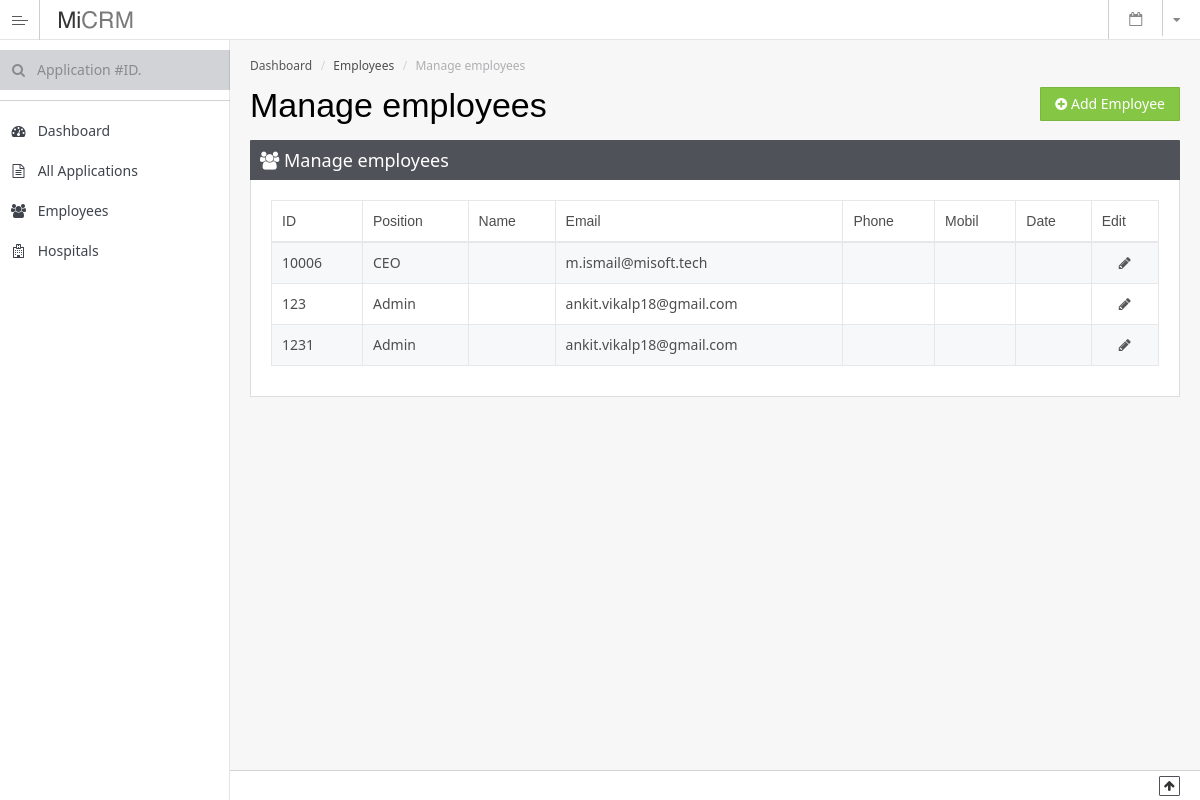
The app's page /index.php/admin/usercrm with its own data.
### tables this page shows
CREATE TABLE IF NOT EXISTS `mi_admins` (
  `id` bigint(20) NOT NULL,
  `password` varchar(20) NOT NULL,
  `position` varchar(155) NOT NULL,
  `firstname` varchar(50) NOT NULL,
  `lastname` varchar(50) NOT NULL,
  `street` varchar(155) NOT NULL,
  `zip` varchar(10) NOT NULL,
  `city` varchar(155) NOT NULL,
  `email` varchar(50) NOT NULL,
  `telephone` varchar(20) NOT NULL,
  `mobile` varchar(55) NOT NULL,
  `date` varchar(22) DEFAULT '0',
  `userlevel` varchar(1) NOT NULL DEFAULT '0'
);

### application/controllers/admin/usercrm.php (called while the page is built, shortened)
<?php
class usercrm extends CI_Controller
{
 function __construct()
  {
      $this->load->model('admin/userModelCrm' , 'umc');
  }
  public function index()
  {
    $headline      = "Manage employees";
    $data1 = array(
        'page_title' => 'Manage employees | MiConsulting'
    );
    $users=$this->umc->allUsers();
    $data=array('headline'=>$headline,'users'=>$users);
    $this->load->view('admin/temp/headercrm',$data1 );
    $this->load->view('admin/usercrm/index',$data);
    $this->load->view('admin/temp/footercrm',$data);
  }
}

### index.php (called while the page is built, shortened)
<?php
require_once BASEPATH.'core/CodeIgniter.php';

### application/models/admin/userModelCrm.php (called while the page is built, shortened)
<?php
class userModelCrm  extends CI_Model
{
  public function allUsers()
  {
      $result= $this->db->select('*')->get_where('mi_admins', array('userlevel != ' => "2"));
      $nRows1 = $result->result();
      return $nRows1;
  }
}

### application/views/admin/usercrm/index.php (the view, shortened to what this page needs)
<div id="page-content">
    <div id="wrap">
        <div id="page-heading">
            <ol class="breadcrumb">
                <li><a href="<?php base_url()?>/admin">Dashboard</a></li>
                <li>Employees</li>
                <li class='active'><?php echo $headline; ?></li>
            </ol>
            <h1><?php echo $headline; ?></h1>
            <div class="options">
                <div class="btn-toolbar">
                	<a href='<?php base_url()?>usercrm/adduser' class="btn btn-success hidden-xs"><i class="fa fa-plus-circle"></i> Add Employee</a>
                </div>
            </div>
        </div>
        <div class="container">
<div class="row">
    <div class="col-sm-12">
        <div class="panel panel-inverse">
            <div class="panel-heading">
                <h4><i class="fa fa-users"></i> <?php echo $headline; ?></h4>
            </div>
          <div class="panel-body collapse in">
            <div class="table-flipscroll">
               <table cellpadding="0" cellspacing="0" border="0" class="table table-striped table-bordered table-hover datatable" id="car_table">
					<thead>
					<tr>
						<th style="width:auto;">ID</th>
                        <th style="width:auto;">Position</th>
						<th style="width:auto;">Name</th>
						<th style="width:auto;">Email</th>
						<th style="width:auto;">Phone</th>
						<th style="width:auto;">Mobil</th>
						<th style="width:auto;">Date</th>
						<th style="width:auto;" align="center">Edit</th>
					</tr>
					</thead>
					<tbody>
                        <?php foreach($users as $user){   ?>
                        <tr>
                            <td><?php echo $user->id;?></td>
                            <td><?php echo $user->position;?></td>
                            <td><?php echo $user->vorname." ".$user->nachname;?></td>
                            <td><?php echo $user->email;?></td>
                            <td><?php echo $user->telefon;?></td>
                            <td><?php echo $user->mobil;?></td>
                            <td><?php echo $user->datum;?></td>
                            <td align="center"><a href="usercrm/user/<?php echo $user->id;?>"><i class="fa fa-pencil"></i></a></td>
                        </tr>
                        <?php } ?>
					</tbody>
				</table>
            </div>
          </div>
        </div>
    </div>
</div>
        </div>
    </div>
</div>

### records on screen
mi_admins: id "10006", position "CEO", email "m.ismail@misoft.tech"
mi_admins: id "123", position "Admin", email "ankit.vikalp18@gmail.com"
mi_admins: id "1231", position "Admin", email "ankit.vikalp18@gmail.com"

### other values on screen
$headline "Manage employees"
